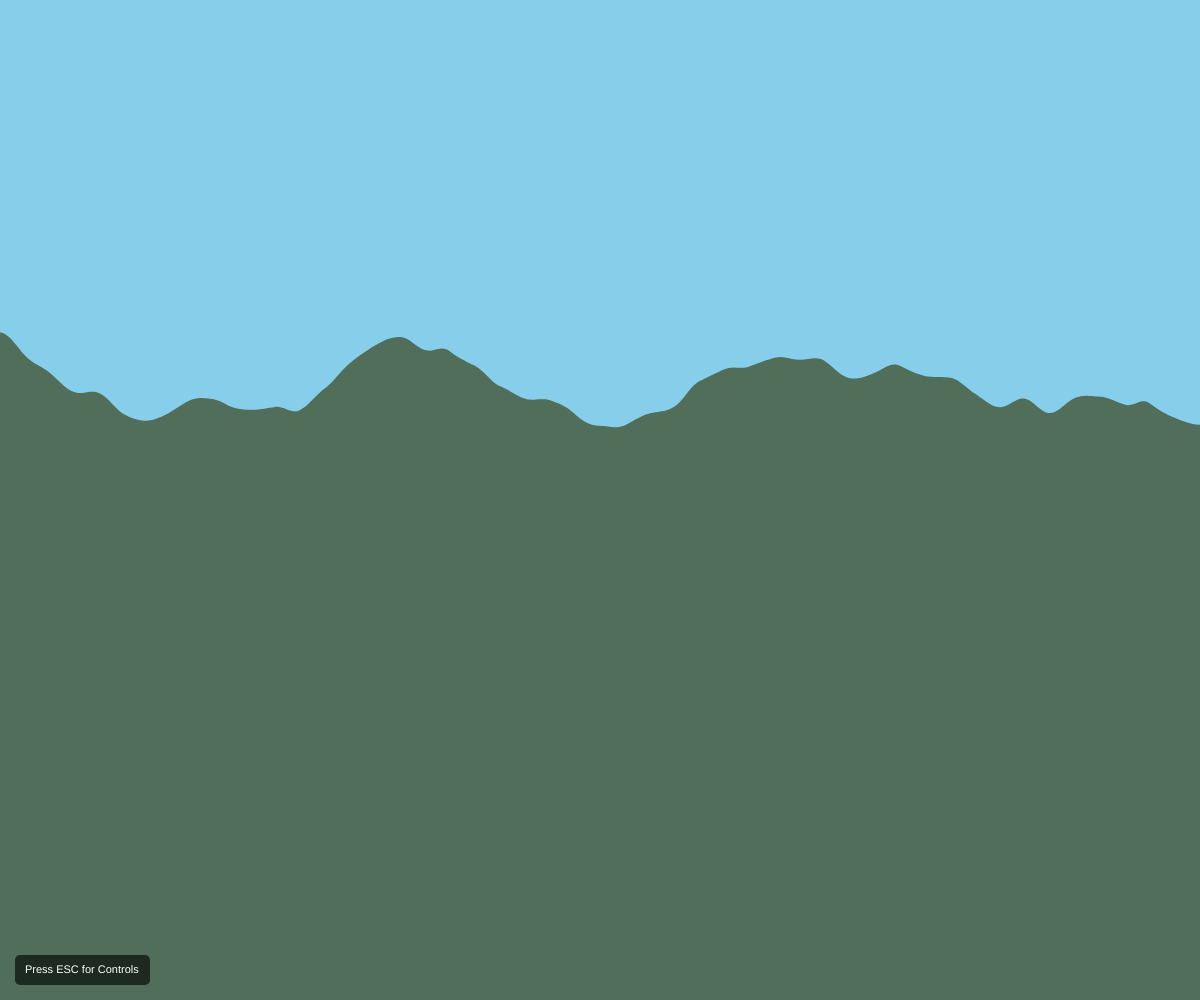
Frame 1 (no input)
Frame 60 (no input): identical to frame 1, image omitted
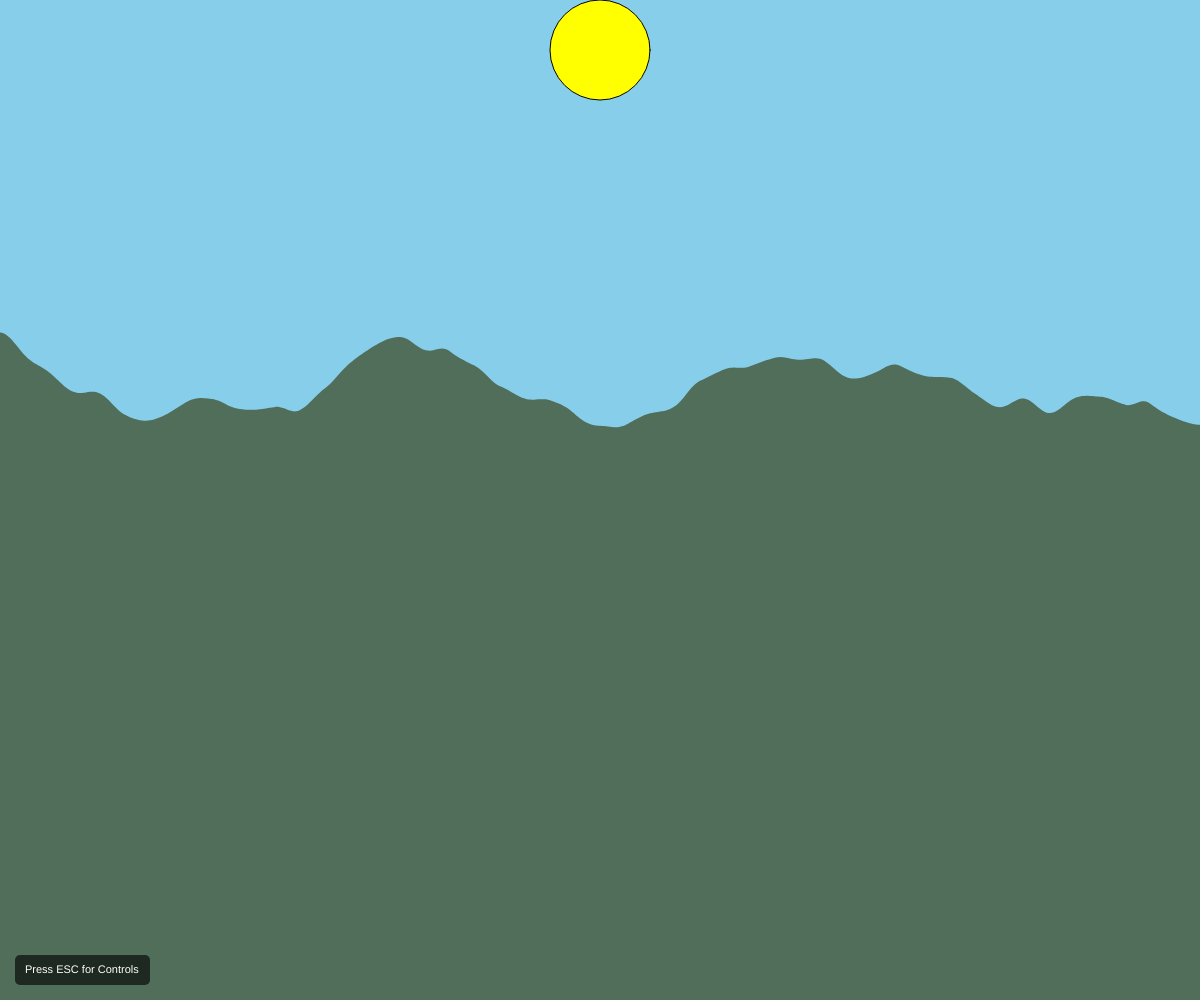
Frame 120 (the mouse pressed at the canvas centre since frame 60)

The p5.js sketch that drew these frames (run headless with seeded random() and noise() and a simulated clock; from frame 60 on, the mouse is pressed at the canvas centre):

// p5.js sketch
// ── sketch.js
// ========================================================
// Interactive Scene
// Dhyan Patel
// Sept 22, 2026
//
// Extra for Experts:
// - Used noise() function for terrain generation (specifically mountains)
// - Used mouseWheel(event) to increase/decrease particle speed (rain/snow) with constrain to set minimum and maximum for particle so everything runs smoothly
// ========================================================


// ========================================================
// Weather Variables
let weatherState = "Clear"; // Can be "Clear", "Rain", or "Snow"
let weatherX = [];
let weatherY = [];
let totalParticles = 150; 
let particalSpeed = 5; // Fall Speed Can be Controled by mouseWheel

// Scene State Can be Change in Betweeen "Day" and "Night"
let sceneState = "Day";

// Mountains
let noiseScale = 0.005; // Control How Smooth the Mountains Are
let mountainBase, noiseLevel;

// Sun and Moon
let sunRadius, sunX, sunY, maxSunY, minSunY, sunArcRatio, moonRadius, moonX, moonY;

// Celestial Bodys in Sky
let celestialBodyX = [];
let celestialBodyY = [];
let totalStars = 100;

// Helpin Variables
let horizonY; // Halfway of windowHeight
let distanceFromCenter; // Measure how far mouseX is From the Center of the screen (in abs)
let showControls = false; // Toggles Control Instructions Menu
// ========================================================


// ========================================================
async function setup() {
  createCanvas(windowWidth, windowHeight);

  horizonY = windowHeight/2;

  // Configure Mountains Base (slight below horizon) and noiseLevel (max height)
  mountainBase = horizonY - 20; 
  noiseLevel = windowHeight/4;

  // Set Sun Such That it Initially Sets it Slightly Above Horizon in 2nd Quadrant on Left Side
  sunRadius = windowHeight/20; // Get 1/20th the Radius of the Total Height
  sunX = mouseX;
  maxSunY = sunRadius;
  minSunY = (horizonY) - (2*sunRadius);

  // Set moonX and moonY Such That it Sets in 1st Quadrant
  moonRadius = windowHeight/25; // Moon is Always Smaller Then Sun, Therefor 1/25th the Radius of the Total Height
  moonX = (windowWidth/2) + (windowWidth/4);
  moonY = (horizonY) - (windowHeight/4);

  // Generate Cordinates in Array
  generateStarCods();
  generateWeatherCods();
}
// ========================================================


// ========================================================
function generateStarCods() {
  for (let i = 0; i < totalStars; i++) {
    celestialBodyX.push(random(0, windowWidth));
    celestialBodyY.push(random(0, horizonY));
  }
}

function generateWeatherCods() {
  for (let i = 0; i < totalParticles; i++) {
    weatherX.push(random(0, windowWidth));
    weatherY.push(random(0, windowHeight));
  }
}
// ========================================================


// ========================================================
function draw() {
  drawSky();
  drawCelestialBody();
  drawMoonOrSun();
  drawMountains();
  weather();
  drawUI();
  drawFlashLight();

  // Draw Horizon Line for Reference (only while developing)
  // stroke(255, 0, 0);
  // line(0, horizonY, windowWidth, horizonY);
}
// ========================================================


// ========================================================
function mouseWheel(event) {
  let minParticleSpeed = 5;
  let maxParticleSpeed = 20;

  // Increase/Decrease Speed
  if (event.delta > 0) {
    particalSpeed += 0.5;
  }
  else {
    particalSpeed -= 0.5;
  }

  // Keep Within minParticleSpeed and maxParticleSpeed
  particalSpeed = constrain(particalSpeed, minParticleSpeed, maxParticleSpeed);
}

function keyPressed() {
  if (keyCode === 68) { // Key 'd'
    sceneState = "Day";
  }
  if (keyCode === 78) { // Key 'n'
    sceneState = "Night";
  }
  if (keyCode === 67) {// Key 'c'
    weatherState = "Clear";
  }
  if (keyCode === 82) {// Key 'r'
    weatherState = "Rain";
  }
  if (keyCode === 83) {// Key 's'
    weatherState = "Snow";
  }
  if (keyCode === 27) {// Key 'ESCAPE'
    showControls = !showControls;
  }
}
// ========================================================


// ========================================================
function drawSky() {
  noStroke();
  
  if (sceneState === "Day") {
    fill(135, 206, 235); // Sky Blue Color for Day
  }
  else {
    fill(15, 20, 45); // Dark Navy Color for Night
  }
  rect(0, 0, windowWidth, horizonY); // Draw Sky Above Horizon Only
}

function drawCelestialBody() {
  if (sceneState === "Night") {
    fill(255, 255, 255, 200); // Soft White For Stars
    noStroke();
    
    // Use Array to Render Each Star
    for (let i = 0; i < celestialBodyX.length; i++) {
      circle(celestialBodyX[i], celestialBodyY[i], random(1.5, 3));
    }
  }
}

function drawMoonOrSun() {
  if (sceneState === "Day") {
    distanceFromCenter = abs(mouseX - (windowWidth/2));
    sunArcRatio = (distanceFromCenter / (windowWidth/2)); // Convert Distance From Center Into 0.0 to 1.0 Ratio to Calculate sunY Arc Height.
    sunY = (minSunY * sunArcRatio) + sunRadius; // Change sunY Based on distanceFromCenter and sunArcRatio
    
    stroke(0);
    fill("Yellow");
    circle(mouseX, sunY, sunRadius*2);
  }
  else {
    noStroke();
    fill("White");
    circle(moonX, moonY, moonRadius*2);
  }
}

function drawMountains() {
  // Set Color for Mountains Base on the sceneState
  if (sceneState === "Day") {
    fill(80, 110, 90); // Green for Mountains
  }
  else {
    fill(20, 40, 40); // Dark teal for Mountains
  }
  noStroke();
  
  // Start Drawing 2D Shapes
  beginShape();
  for (let x = 0; x <= windowWidth; x += 2){
    let noiseX = x * noiseScale;
    let y = horizonY - (noiseLevel * noise(noiseX));
    vertex(x, y);
  }
  
  vertex(windowWidth, windowHeight);
  vertex(0, windowHeight);
  endShape(CLOSE);
}

function weather() {
  if (weatherState === "Clear") {
    return; // Do Nothing
  }

  // Move Particle Down. If Particle is Below windownHeight, Reset it Back
  for (let i = 0; i < weatherX.length; i++) {
    weatherY[i] += particalSpeed;

    if (weatherY[i] > windowHeight) {
      weatherY[i] = 0;
    }

    // Render Rain and Snow
    // 65, 105, 225
    if (weatherState === "Rain") {
      if (sceneState === "Day") {
        stroke(65, 105, 225, 200); // Vibrant Water Blue
      }
      else {
        stroke(180, 210, 255, 200); // Light Blue
      }
      strokeWeight(1);
      line(weatherX[i], weatherY[i], weatherX[i], weatherY[i] + 10);
    }
    else if (weatherState === "Snow") {
      noStroke();
      fill(255, 255, 255, 220); // Soft White Snowflake
      circle(weatherX[i], weatherY[i], random(3, 5));
    }
  }
}

function drawUI() {
  push();
  noStroke();

  let margin = 15;

  if (showControls) {
    // Full Screen Dark Overlay
    fill(10, 10, 15, 220);
    rect(0, 0, windowWidth, windowHeight);

    // Centered Container Panel Layout
    let panelWidth = min(520, windowWidth - 40);
    let panelHeight = 380;
    let panelX = (windowWidth - panelWidth)/2;
    let panelY = (windowHeight - panelHeight)/2;

    // Container Background
    fill(25, 28, 34);
    rect(panelX, panelY, panelWidth, panelHeight, 10);

    // Header Title Bar
    fill(35, 40, 48);
    rect(panelX, panelY, panelWidth, 45, 10, 10, 0, 0);

    fill(255);
    textSize(15);
    textAlign(CENTER, CENTER);
    text("CONTROLS & SHORTCUTS", windowWidth/2, panelY + 22);

    // Control Item Data
    let controlsData = [ 
      { label: "Day Mode", key: "D" }, 
      { label: "Night Mode", key: "N" },
      { label: "Rain Weather", key: "R" }, 
      { label: "Snow Weather", key: "S" }, 
      { label: "Clear Weather", key: "C" }, 
      { label: "Adjust Fall Speed", key: "Mouse Wheel" }
    ];

    let startY = panelY + 58;
    let rowHeight = 32;
    let rowGap = 7;
    let leftWidth = panelWidth * 0.62 - 15; // Width for Action Description
    let rightWidth = panelWidth * 0.38 - 15; // Width for Key Bind Box

    // Loop ThroughControls to Render Rows
    for (let i = 0; i < controlsData.length; i++) {
      let currentY = startY + i * (rowHeight + rowGap);
      let leftX = panelX + 12;
      let rightX = leftX + leftWidth + 10;

      // Left Partition: Action Description Box
      fill(42, 46, 54);
      rect(leftX, currentY, leftWidth, rowHeight, 4);

      fill(220);
      textSize(12);
      textAlign(LEFT, CENTER);
      text(controlsData[i].label, leftX + 12, currentY + rowHeight/2);

      // Right Partition: Key Bind Box
      fill(45, 85, 135);
      rect(rightX, currentY, rightWidth, rowHeight, 4);

      fill(220);
      textAlign(CENTER, CENTER);
      text(controlsData[i].key, rightX + rightWidth/2, currentY + rowHeight/2);
    }

    fill(200, 220, 255);
    textSize(11);
    textAlign(CENTER, CENTER);
    text("[ESC] Close Menu", windowWidth/2, panelY + panelHeight - 16);
  }
  else {
    // Small Bottom-Left Hint Box When Menu is Closed
    let boxWidth = 135;
    let boxHeight = 30;
    let boxX = margin;
    let boxY = windowHeight - boxHeight - margin;

    // Small Hint Box
    fill(0, 0, 0, 160);
    rect(boxX, boxY, boxWidth, boxHeight, 5);

    // Box Text Content
    fill(255);
    textSize(11);
    textAlign(LEFT, CENTER);
    text("Press ESC for Controls", boxX + 10, boxY + (boxHeight/2));
  }
  pop();
}

function drawFlashLight() {
  if (sceneState === "Night") {
    noStroke();
    
    // Inner Core of FlashLight
    fill(255, 255, 255, 220);
    circle(mouseX, mouseY, 15);
    
    // 2nd Core of FlashLight
    fill(255, 255, 220,70);
    circle(mouseX, mouseY, 60);
    
    // Outer Core of FlashLight
    fill(255, 255, 200, 30);
    circle(mouseX, mouseY, 120);
  }
}
// ========================================================
